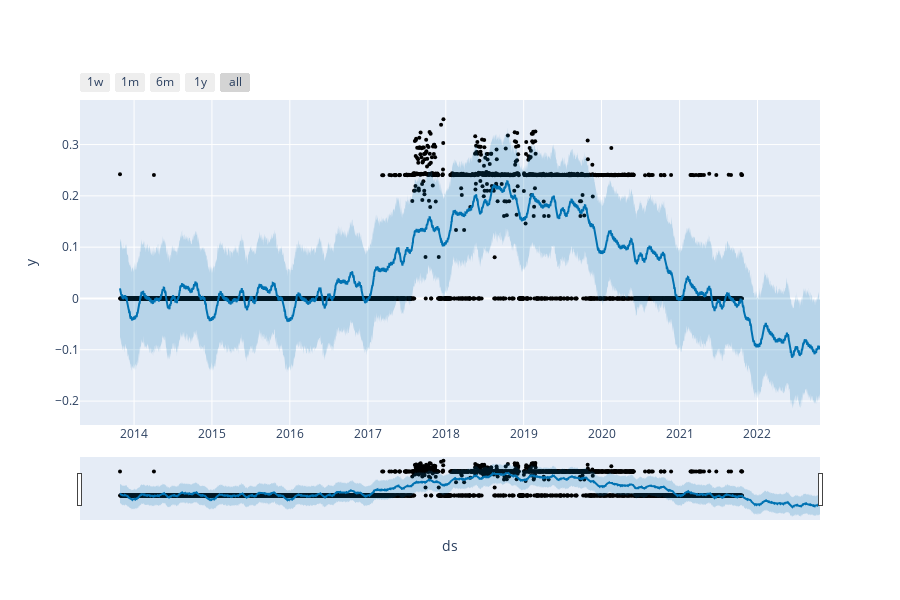

Source (notebook cell):
### Code cell
# Python
from prophet.plot import plot_plotly, plot_components_plotly

plot_plotly(m, forecast)

### Figure 1 — Plotly figure (JSON) as saved in the notebook; plotly's stock layout.template omitted (floating-point values rounded to 4 significant figures; data arrays with more than 128 entries replaced by an {"elided": "..."} marker saying what was removed)
{"data": [{"marker": {"color": "black", "size": 4}, "mode": "markers", "name": "Actual", "type": "scatter", "x": {"elided": "2917 str values"}, "y": {"elided": "2917 float values"}}, {"hoverinfo": "skip", "line": {"width": 0}, "mode": "lines", "type": "scatter", "x": {"elided": "3282 str values"}, "y": {"elided": "3282 float values"}}, {"fill": "tonexty", "fillcolor": "rgba(0, 114, 178, 0.2)", "line": {"color": "#0072B2", "width": 2}, "mode": "lines", "name": "Predicted", "type": "scatter", "x": {"elided": "3282 str values"}, "y": {"elided": "3282 float values"}}, {"fill": "tonexty", "fillcolor": "rgba(0, 114, 178, 0.2)", "hoverinfo": "skip", "line": {"width": 0}, "mode": "lines", "type": "scatter", "x": {"elided": "3282 str values"}, "y": {"elided": "3282 float values"}}], "layout": {"height": 600, "showlegend": false, "width": 900, "xaxis": {"rangeselector": {"buttons": [{"count": 7, "label": "1w", "step": "day", "stepmode": "backward"}, {"count": 1, "label": "1m", "step": "month", "stepmode": "backward"}, {"count": 6, "label": "6m", "step": "month", "stepmode": "backward"}, {"count": 1, "label": "1y", "step": "year", "stepmode": "backward"}, {"step": "all"}]}, "rangeslider": {"visible": true}, "title": {"text": "ds"}, "type": "date"}, "yaxis": {"title": {"text": "y"}}}}
